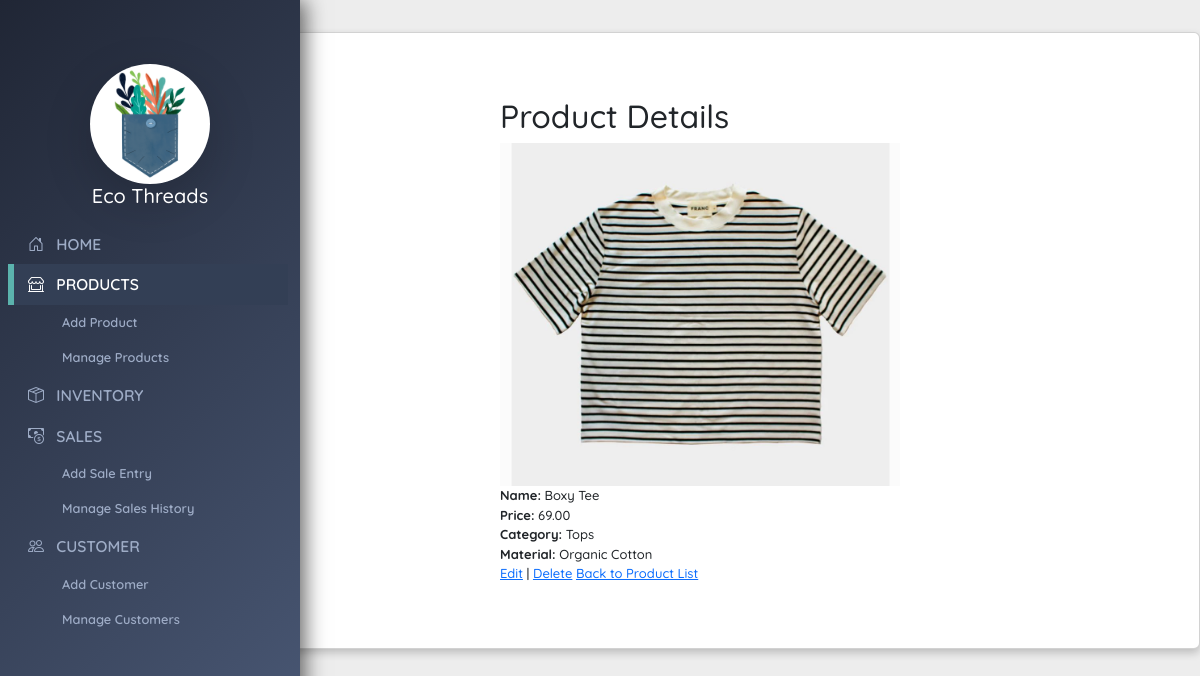
Page /store/product/1/ on the committed database.
### store/models.py (models this page shows, shortened)
class Product(models.Model):
    name = models.CharField(max_length=255)
    price = models.DecimalField(max_digits=6, decimal_places=2)
    category = models.CharField(max_length=255)
    material = models.CharField(max_length=255)
    image = models.ImageField(upload_to='product_images/', blank=True, null=True)

### store/views.py (the view)
# urls.py: path('product/<int:pk>/', ProductDetailView.as_view(), name='product_detail'),
class ProductDetailView(DetailView):
    model = Product
    template_name = 'store/product_detail.html'

### store/templates/store/product_detail.html
{% extends 'base.html' %}
{% block content %}
<h2>Product Details</h2>
{% if object.image %}
    <div>
        <img src="{{ object.image.url }}" alt="{{ object.name }}" style="max-width: 400px; height: auto;">
    </div>
{% endif %}
<div>
    <strong>Name:</strong> {{ object.name }}<br>
    <strong>Price:</strong> {{ object.price }}<br>
    <strong>Category:</strong> {{ object.category }}<br>
    <strong>Material:</strong> {{ object.material }}<br>
</div>
<a href="{% url 'product_update' object.id %}">Edit</a> |
<a href="{% url 'product_delete' object.id %}">Delete</a>
<a href="{% url 'product_list' %}">Back to Product List</a>
{% endblock %}

### store/static/styles.css (style rules this page uses)
body { font-family: 'Quicksand', sans-serif; background-color: #ededed; font-weight: 500; font-size: small; }

### rows in the picture
Product: image (picture), name "Boxy Tee", price "69.00", category "Tops", material "Organic Cotton"
